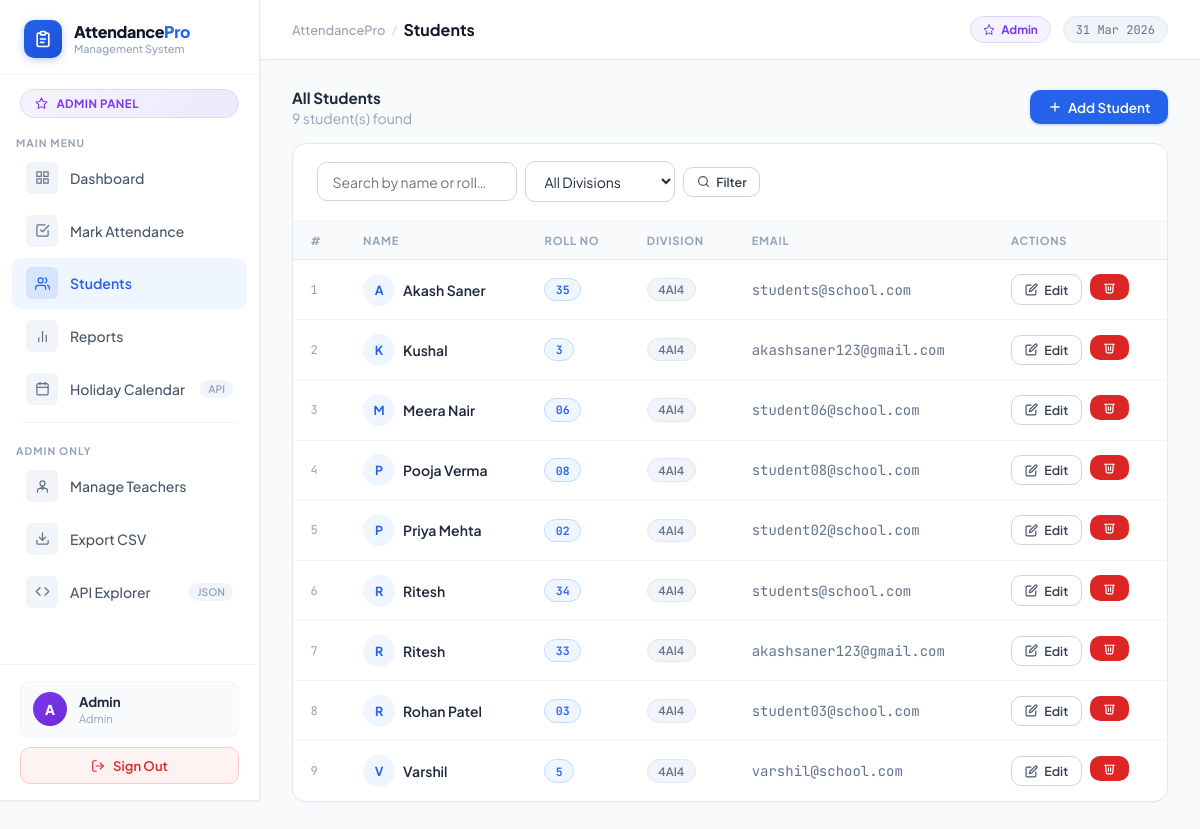
/students (signed in), run on the app's committed database.
### attendance-system/app.py (models this page shows)
class Student(db.Model):
    id         = db.Column(db.Integer, primary_key=True)
    name       = db.Column(db.String(100), nullable=False)
    roll_no    = db.Column(db.String(20), unique=True, nullable=False)
    division   = db.Column(db.String(20), nullable=False)
    email      = db.Column(db.String(120))
    created_at = db.Column(db.DateTime, default=datetime.utcnow)
    records    = db.relationship("AttendanceRecord", backref="student", lazy=True, cascade="all, delete-orphan")

### attendance-system/app.py (the view)
@app.route("/students")
@login_required
def students():
    q     = request.args.get("q", "")
    div   = request.args.get("division", "")
    query = Student.query
    if q:
        query = query.filter(Student.name.ilike(f"%{q}%") | Student.roll_no.ilike(f"%{q}%"))
    if div:
        query = query.filter_by(division=div)
    all_students = query.order_by(Student.name).all()
    divisions    = [r[0] for r in db.session.query(Student.division).distinct().all()]
    return render_template("students.html", students=all_students, divisions=divisions, q=q, div=div)

### attendance-system/app.py (called while the page is built)
@app.context_processor
def inject_now():
    return {"now": datetime.utcnow()}

def login_required(f):
    @wraps(f)
    def decorated(*args, **kwargs):
        if "user_id" not in session:
            return redirect(url_for("login"))
        return f(*args, **kwargs)
    return decorated

### attendance-system/templates/students.html (shortened to what this page needs)
{% extends "base.html" %}
{% block page_title %}Students{% endblock %}
{% block content %}
<div class="flex justify-between items-center mb-4" style="flex-wrap:wrap;gap:.75rem">
  <div>
    <div class="section-heading" style="margin-bottom:.1rem">All Students</div>
    <div class="text-sm text-muted">{{ students|length }} student(s) found</div>
  </div>
  {% if session.role == 'admin' %}
  <a href="{{ url_for('add_student') }}" class="btn btn-primary">
    <svg viewBox="0 0 24 24"><line x1="12" y1="5" x2="12" y2="19"/><line x1="5" y1="12" x2="19" y2="12"/></svg>
    Add Student
  </a>
  {% endif %}
</div>
<div class="card">
  <div class="card-header">
    <form method="GET" class="flex gap-2 items-center" style="flex-wrap:wrap">
      <input class="form-input" name="q" value="{{ q }}" placeholder="Search by name or roll…" style="width:200px"/>
      <select class="form-input" name="division" style="width:150px">
        <option value="">All Divisions</option>
      </select>
      <button type="submit" class="btn btn-secondary btn-sm">
        <svg viewBox="0 0 24 24"><circle cx="11" cy="11" r="8"/><line x1="21" y1="21" x2="16.65" y2="16.65"/></svg>
        Filter
      </button>
    </form>
  </div>
  <div class="table-wrap">
    <table>
      <thead>
        <tr>
          <th>#</th><th>Name</th><th>Roll No</th><th>Division</th><th>Email</th>
          {% if session.role == 'admin' %}<th>Actions</th>{% endif %}
        </tr>
      </thead>
      <tbody>
        {% if students %}
          {% for s in students %}
          <tr>
            <td class="text-muted text-xs font-mono">{{ loop.index }}</td>
            <td>
              <div class="flex items-center gap-2">
                <div style="width:32px;height:32px;border-radius:50%;background:var(--primary-light);display:flex;align-items:center;justify-content:center;font-size:.78rem;font-weight:700;color:var(--primary);flex-shrink:0">{{ s.name[0] }}</div>
                <span class="font-semibold" style="color:var(--gray-800)">{{ s.name }}</span>
              </div>
            </td>
            <td><span class="badge badge-blue font-mono">{{ s.roll_no }}</span></td>
            <td><span class="badge badge-gray">{{ s.division }}</span></td>
            <td class="text-sm text-gray font-mono">{{ s.email or '—' }}</td>
            {% if session.role == 'admin' %}
            <td>
              <div class="flex gap-2">
                <a href="{{ url_for('edit_student', sid=s.id) }}" class="btn btn-secondary btn-sm">
                  <svg viewBox="0 0 24 24"><path d="M11 4H4a2 2 0 00-2 2v14a2 2 0 002 2h14a2 2 0 002-2v-7"/><path d="M18.5 2.5a2.121 2.121 0 013 3L12 15l-4 1 1-4 9.5-9.5z"/></svg>
                  Edit
                </a>
                <form method="POST" action="{{ url_for('delete_student', sid=s.id) }}" onsubmit="return confirm('Delete {{ s.name }}? This cannot be undone.')">
                  <button type="submit" class="btn btn-danger btn-sm">
                    <svg viewBox="0 0 24 24"><polyline points="3 6 5 6 21 6"/><path d="M19 6l-1 14a2 2 0 01-2 2H8a2 2 0 01-2-2L5 6"/><path d="M10 11v6M14 11v6"/></svg>
                  </button>
                </form>
              </div>
            </td>
            {% endif %}
          </tr>
          {% endfor %}
        {% endif %}
      </tbody>
    </table>
  </div>
</div>
{% endblock %}

### attendance-system/templates/base.html (style rules this page uses)
*,*::before,*::after { box-sizing:border-box;margin:0;padding:0 }
:root { --primary:#2563eb;--primary-dark:#1d4ed8;--primary-light:#eff6ff;--primary-mid:#bfdbfe; --success:#059669;--success-bg:#ecfdf5;--success-border:#a7f3d0; --danger:#dc2626;--danger-bg:#fef2f2;--danger-border:#fecaca; --warning:#d97706;--warning-bg:#fffbeb; --purple:#7c3aed;--purple-light:#f5f3ff;--purple-mid:#ddd6fe; --gray-50:#f8fafc;--gray-100:#f1f5f9;--gray-200:#e2e8f0; --gray-300:#cbd5e1;--gray-400:#94a3b8;--gray-500:#64748b; --gray-600:#475569;--gray-700:#334155;--gray-800:#1e293b;--gray-900:#0f172a; --white:#ffffff; --sidebar-w:260px; --topbar-h:60px; --radius-sm:6px;--radius:10px;--radius-lg:14px;--radius-xl:18px; --shadow-xs:0 1px 2px rgba(0,0,0,.04); --shadow-sm:0 1px 3px rgba(0,0,0,.06),0 1px 2px rgba(0,0,0,.04); --shadow:0 4px 6px rgba(0,0,0,.05),0 2px 4px rgba(0,0,0,.04); --shadow-md:0 10px 15px rgba(0,0,0,.06),0 4px 6px rgba(0,0,0,.04); }
html { scroll-behavior:smooth }
body { font-family:'Plus Jakarta Sans',sans-serif;background:var(--gray-50);color:var(--gray-800);min-height:100vh;display:flex;-webkit-font-smoothing:antialiased }
.card { background:var(--white); border:1px solid var(--gray-200); border-radius:var(--radius-lg); box-shadow:var(--shadow-xs); overflow:hidden; }
.card-header { padding:1.1rem 1.5rem; border-bottom:1px solid var(--gray-100); display:flex;align-items:center;justify-content:space-between; flex-wrap:wrap;gap:.5rem; }
.table-wrap { overflow-x:auto }
table { width:100%;border-collapse:collapse }
thead tr { background:var(--gray-50) }
th { padding:.75rem 1.1rem; font-size:.7rem;font-weight:700;text-transform:uppercase;letter-spacing:.07em; color:var(--gray-400);border-bottom:1px solid var(--gray-200);text-align:left;white-space:nowrap; }
td { padding:.85rem 1.1rem;font-size:.875rem;border-bottom:1px solid var(--gray-100);color:var(--gray-700);vertical-align:middle }
tbody tr:last-child td { border-bottom:none }
tbody tr { transition:background .1s }
.badge { display:inline-flex;align-items:center;gap:.3rem;padding:.2rem .65rem;border-radius:99px;font-size:.72rem;font-weight:600;white-space:nowrap }
.badge-gray { background:var(--gray-100);color:var(--gray-500);border:1px solid var(--gray-200) }
.badge-blue { background:var(--primary-light);color:var(--primary);border:1px solid var(--primary-mid) }
.btn { display:inline-flex;align-items:center;justify-content:center;gap:.4rem; padding:.52rem 1.1rem;border-radius:var(--radius); font-size:.845rem;font-weight:600; cursor:pointer;text-decoration:none;border:none; transition:all .15s ease;font-family:inherit;white-space:nowrap; }
.btn svg { width:14px;height:14px;fill:none;stroke-width:2.2;stroke-linecap:round;stroke-linejoin:round;flex-shrink:0 }
.btn-primary { background:var(--primary);color:white;box-shadow:0 1px 3px rgba(37,99,235,.3) }
.btn-primary svg { stroke:white }
.btn-secondary { background:var(--white);color:var(--gray-700);border:1px solid var(--gray-300) }
.btn-secondary svg { stroke:var(--gray-600) }
.btn-danger { background:var(--danger);color:white }
.btn-danger svg { stroke:white }
.btn-sm { padding:.38rem .8rem;font-size:.78rem }
.btn-sm svg { width:13px;height:13px }
.form-input { width:100%;padding:.6rem .9rem; border:1px solid var(--gray-300);border-radius:var(--radius); font-size:.875rem;font-family:inherit; color:var(--gray-800);background:var(--white); transition:border-color .15s,box-shadow .15s;outline:none; }
.flex { display:flex }
.items-center { align-items:center }
.justify-between { justify-content:space-between }
.gap-2 { gap:.5rem }
.mb-4 { margin-bottom:1rem }
.text-sm { font-size:.875rem }
.text-xs { font-size:.75rem }
.text-gray { color:var(--gray-500) }
.text-muted { color:var(--gray-400) }
.font-mono { font-family:'JetBrains Mono',monospace }
.font-semibold { font-weight:600 }
.section-heading { font-size:.95rem;font-weight:700;color:var(--gray-800);margin-bottom:1rem }

### data on the page
Student: name "A", name "Akash Saner", roll_no "35", division "4AI4", email "students@school.com"
Student: name "K", name "Kushal", roll_no "3", division "4AI4", email "akashsaner123@gmail.com"
Student: name "M", name "Meera Nair", roll_no "06", division "4AI4", email "student06@school.com"
Student: name "P", name "Pooja Verma", roll_no "08", division "4AI4", email "student08@school.com"
Student: name "P", name "Priya Mehta", roll_no "02", division "4AI4", email "student02@school.com"
Student: name "R", name "Ritesh", roll_no "34", division "4AI4", email "students@school.com"
Student: name "R", name "Ritesh", roll_no "33", division "4AI4", email "akashsaner123@gmail.com"
Student: name "R", name "Rohan Patel", roll_no "03", division "4AI4", email "student03@school.com"
Student: name "V", name "Varshil", roll_no "5", division "4AI4", email "varshil@school.com"

### other printed values
{{ session.name[0].upper() }} "A"
{{ session.name }} "Admin"
{{ session.role }} "Admin"
{{ students|length }} "9"
